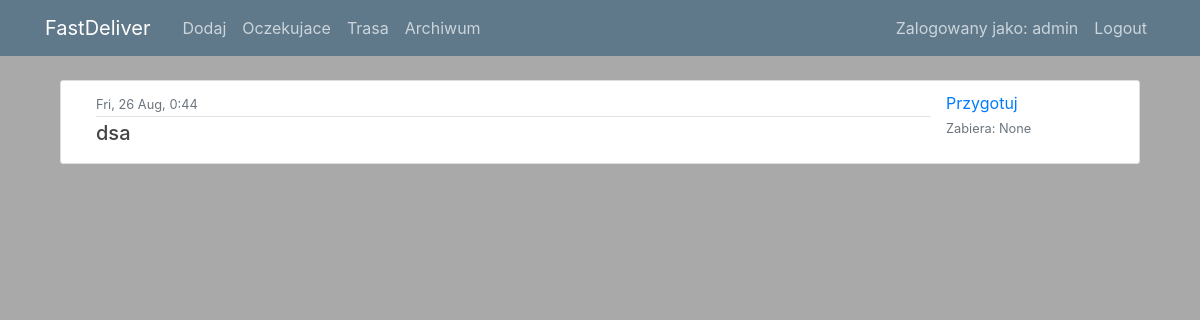
Page / (signed in) on the earlier database version.
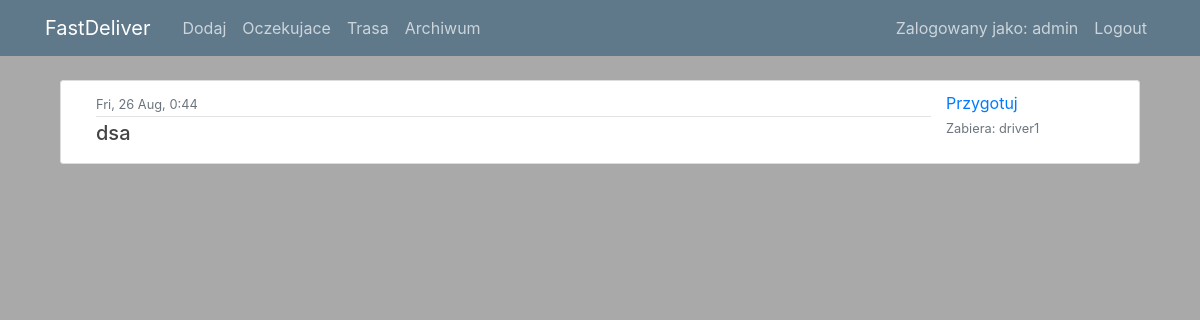
Same page on the later database version.
### posts/models.py (models this page shows, shortened)
class Post(models.Model):
    id = models.AutoField(primary_key=True)
    date = models.DateTimeField(default=timezone.now)
    no_of_likes = models.CharField(max_length=50, null = True, blank=True)
    adres = models.CharField(max_length=50, null = False)
    choose_payment = (
        ('karta','Karta'),
        ('gotowka','Gotowka'),
        ('zaplacone','Zaplacone')
    )
    payment = models.CharField(max_length=10, choices=choose_payment, default='zaplacone')
    amount = models.CharField(max_length=5, null = False)
    phone = models.CharField(max_length=13, null = False,default="+48")
    comment = models.CharField(max_length=200, null=True, blank=True)
    choose_platform = (
        ('uber','Uber'),
        ('rest','Rest'),
        ('glovo','Glovo'),
        ('tel','Tel')
    )
    platform = models.CharField(max_length=5, choices=choose_platform, default='glovo')
    oczekujace = models.BooleanField(default=True)
    trasa = models.BooleanField(default=False)
    zakonczone = models.BooleanField(default=False)
    class Meta:
        ordering = ['date']

### posts/views.py (the view)
# urls.py: path('', PostListView_oczekujace.as_view(), name='posts-home'),
class PostListView_oczekujace(LoginRequiredMixin, ListView):
    model = Post
    template_name = 'posts/oczekujace.html'  # <posts>/<model>_<viewtype>.html
    login_url = '/login/'
    context_object_name = 'posts'

### posts/templates/posts/oczekujace.html (shortened to what this page needs)
{% extends "posts/base.html" %}
{% load static %}
{% block content %}
    {% for post in posts %}
    {% if post.oczekujace %}
        <article class="media content-section">
          <div class="col-sm-10">
            <div class="article-metadata">
              <small class="text-muted">{{ post.date|date:"D, d M, G:i" }}</small>
            </div>
            <h5><a class="article-title" href="{% url 'post-detail' post.id %}">{{ post.adres }}</a> </h5>
          </div>
            <div class="przycisk">
                {% if user.is_driver %}
                <a href="/like-post?post_id={{post.id}}">Zabierz<br></a>
                {% else %}
                <a href="/change-status?post_id={{post.id}}">Przygotuj<br></a>
                {% endif %}
                <small class="text-muted">Zabiera: {{ post.no_of_likes }}<br></small>
            </div>
        </article>
    {% endif %}
    {% endfor %}
{% endblock content %}

Differences in the rows shown:
changed Post "dsa": no_of_likes "None" → "driver1"
